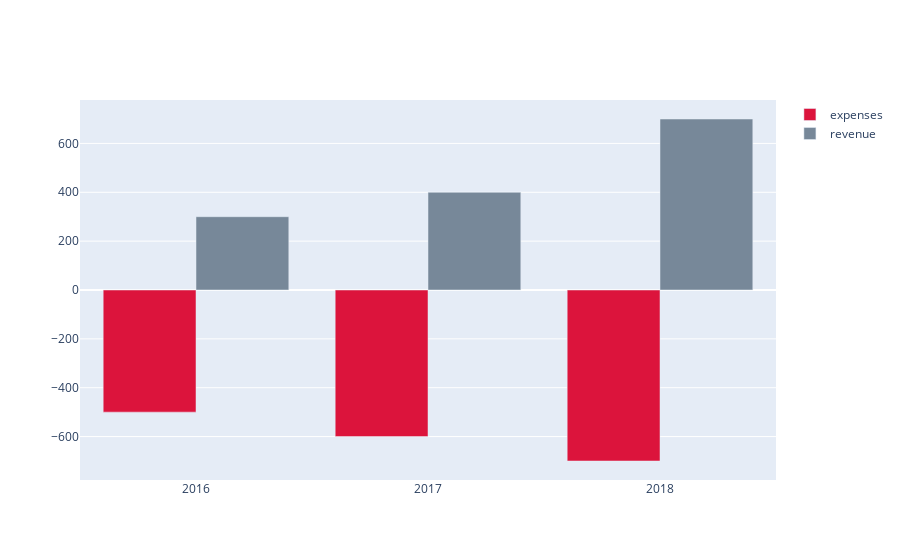

The notebook cell this image was saved under:
### Code cell
import plotly.graph_objects as go

years = ['2016','2017','2018']

fig = go.Figure()
fig.add_trace(go.Bar(x=years, y=[500, 600, 700],
                base=[-500,-600,-700],
                marker_color='crimson',
                name='expenses'))
fig.add_trace(go.Bar(x=years, y=[300, 400, 700],
                base=0,
                marker_color='lightslategrey',
                name='revenue'
                ))

fig.show()

### Figure 1 — Plotly figure (JSON) as saved in the notebook; plotly's stock layout.template omitted (floating-point values rounded to 4 significant figures)
{"data": [{"base": [-500, -600, -700], "marker": {"color": "crimson"}, "name": "expenses", "type": "bar", "x": ["2016", "2017", "2018"], "y": [500, 600, 700]}, {"base": 0, "marker": {"color": "lightslategrey"}, "name": "revenue", "type": "bar", "x": ["2016", "2017", "2018"], "y": [300, 400, 700]}], "layout": {}}
